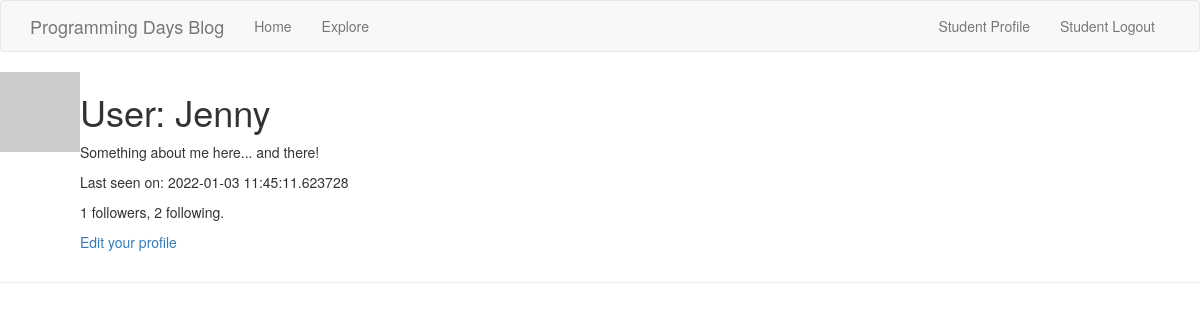
The page /user/Jenny (signed in) on the database as committed earlier.
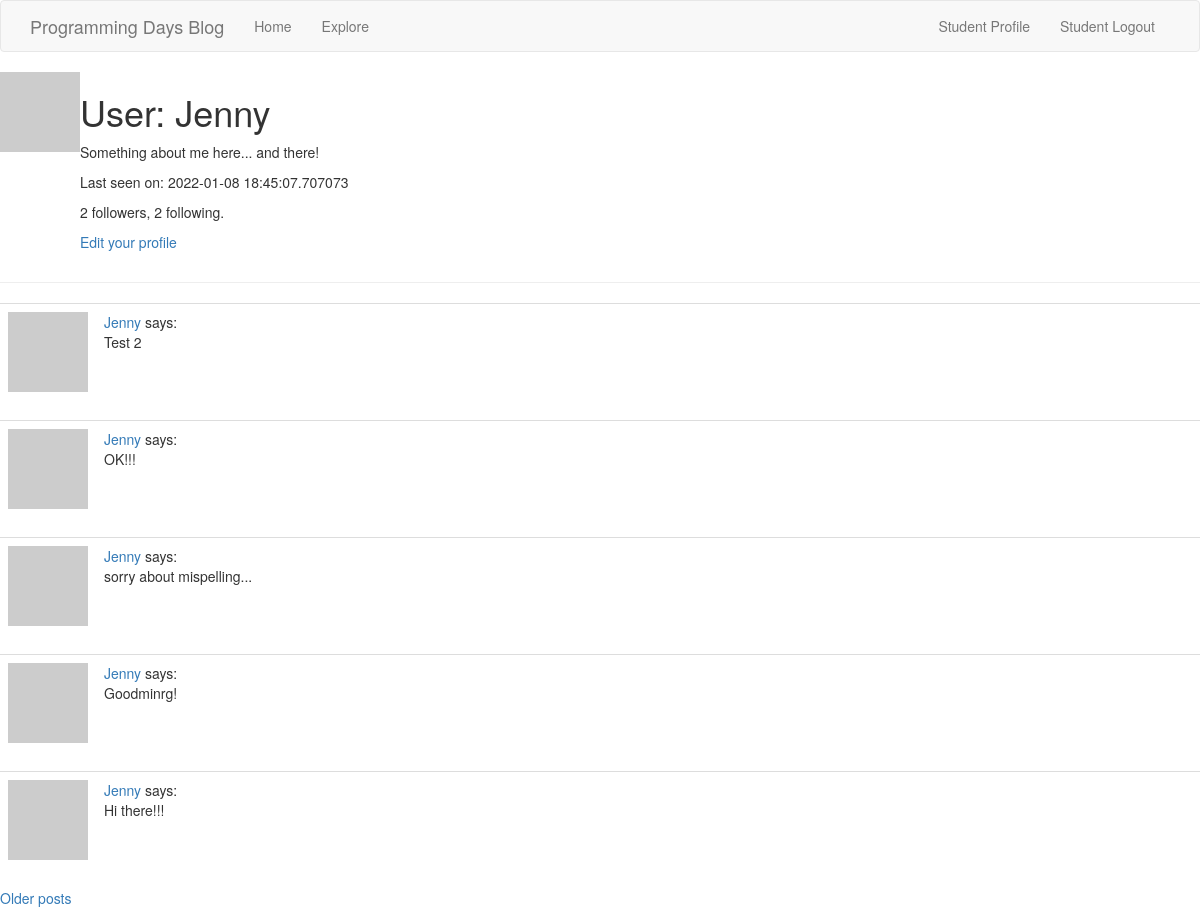
The same page on the database as committed later.
### app/models.py (models this page shows, shortened)
class User(UserMixin, db.Model):
    id = db.Column(db.Integer, primary_key=True)
    username = db.Column(db.String(64), index=True, unique=True)
    email = db.Column(db.String(120), index=True, unique=True)
    password_hash = db.Column(db.String(128))
    posts = db.relationship('Post', backref='author', lazy='dynamic')
    about_me = db.Column(db.String(200))
    last_seen = db.Column(db.DateTime, default=datetime.utcnow)
    followed = db.relationship('User', secondary=followers, \
        primaryjoin=(followers.c.follower_id == id), secondaryjoin=(\
            followers.c.followed_id == id), backref=db.backref('followers',\
                 lazy='dynamic'), lazy='dynamic')
    def avatar(self, size):
        digest = md5(self.email.lower().encode('utf-8')).hexdigest()
        return 'https://www.gravatar.com/avatar/{}?d=identicon&s={}'.\
            format(digest, size)

class Post(db.Model):
    id = db.Column(db.Integer, primary_key=True)
    body = db.Column(db.String(140))
    timestamp = db.Column(db.DateTime, index=True, default=datetime.utcnow)
    user_id = db.Column(db.Integer, db.ForeignKey('user.id'))

### app/auth/routes.py (the view)
@app.route('/user/<username>')
@login_required
def user(username):
    user = User.query.filter_by(username=username).first_or_404()
    page = request.args.get('page', 1, type=int)
    posts = user.posts.order_by(Post.timestamp.desc()).paginate(page, \
        app.config['POSTS_PER_PAGE'], False)
    next_url = url_for('user', username=user.username, page=posts.next_num) \
        if posts.has_next else None
    prev_url = url_for('user', username=user.username, page=posts.prev_num) \
        if posts.has_prev else None
    form = EmptyForm()
    return render_template('user.html', user=user, posts=posts.items,\
         next_url=next_url, prev_url=prev_url, form=form)

### app/auth/routes.py (called while the page is built)
@app.before_request
def before_request():
    if current_user.is_authenticated:
        current_user.last_seen = datetime.utcnow()
        db.session.commit()

### app/models.py (called while the page is built)
@login.user_loader
def load_user(id):
    return User.query.get(int(id))

### app/templates/user.html (shortened to what this page needs)
{% extends "base.html" %}
{% block content %}
    <table>
        <tr valign="top">
            <td><img src="{{ user.avatar(128) }}"></td>
            <td>
                <h1>User: {{ user.username }}</h1>
                {% if user.about_me %}<p>{{ user.about_me }}</p>{% endif %}
                {% if user.last_seen %}<p>Last seen on: {{ user.last_seen }}</p>{% endif %}
                <p>{{ user.followers.count() }} followers, {{ user.followed.count() }} following.</p>
                {% if user == current_user %}
                <p><a href="{{ url_for('edit_profile') }}">Edit your profile</a></p>
                {% endif %}
            </td>
        </tr>
    </table>
    <hr>
    {% for post in posts %}
        {% include '_post.html' %}
    {% endfor %}
    {% if next_url %}
    <a href="{{ next_url }}">Older posts</a>
    {% endif %}
{% endblock %}

### app/templates/base.html (shortened to what this page needs)
{% extends 'bootstrap/base.html' %}
{% block navbar %}
    <nav class="navbar navbar-default">
        <div class="container">
            <div class="navbar-header">
                <a class="navbar-brand" href="{{ url_for('index') }}">Programming Days Blog</a>
            </div>
            <div class="collapse navbar-collapse" id="bs-example-navbar-collapse-1">
                <ul class="nav navbar-nav">
                    <li><a href="{{ url_for('index') }}">Home</a></li>
                    <li><a href="{{ url_for('explore') }}">Explore</a></li>
                </ul>
                <ul class="nav navbar-nav navbar-right">
                    {% if current_user.is_anonymous %}
                    <li><a href="{{ url_for('login') }}">Student Login</a></li>
                    {% else %}
                    <li><a href="{{ url_for('user', username=current_user.username) }}">Student Profile</a></li>
                    <li><a href="{{ url_for('logout') }}">Student Logout</a></li>
                    {% endif %}
                </ul>
            </div>
        </div>
    </nav>
{% endblock %}

### app/templates/_post.html
<table class="table table-hover">
    <tr>
        <td width="70px">
            <a href="{{ url_for('user', username=post.author.username) }}">
                <img src="{{ post.author.avatar(70) }}" />
            </a>
        </td>
        <td>
            <a href="{{ url_for('user', username=post.author.username) }}">
                {{ post.author.username }}
            </a>
            says:
            <br>
            {{ post.body }}
        </td>
    </tr>
</table>

Rows that differ between the two databases and show on the page:
changed User "Jenny": last_seen "2022-01-03 11:45:11.623728" → "2022-01-08 18:45:07.707073"
added Post: author.username "Jenny", body "Test 2"
added Post: author.username "Jenny", body "OK!!!"
added Post: author.username "Jenny", body "sorry about mispelling..."
added Post: author.username "Jenny", body "Goodminrg!"
added Post: author.username "Jenny", body "Hi there!!!"
Other text that changed with them:
{{ user.followers.count() }}: "1" → "2"
text now shown: "Older posts"
